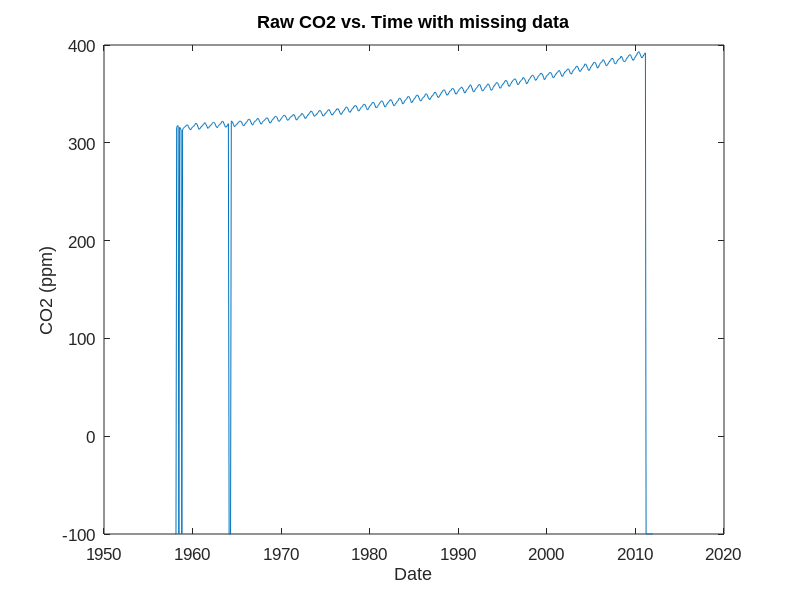
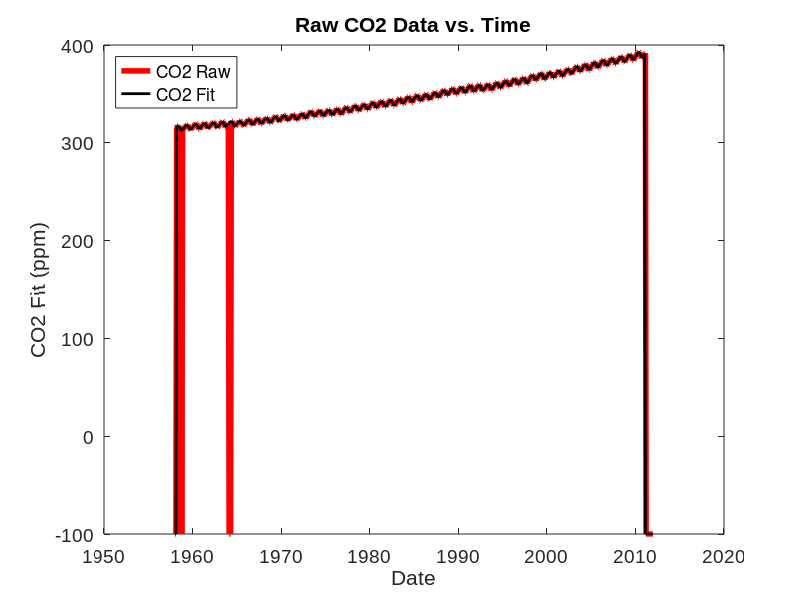
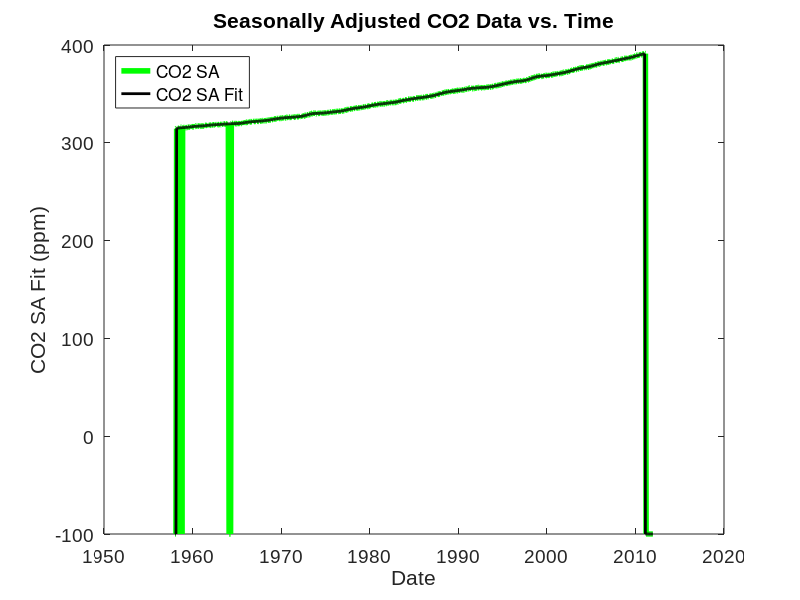
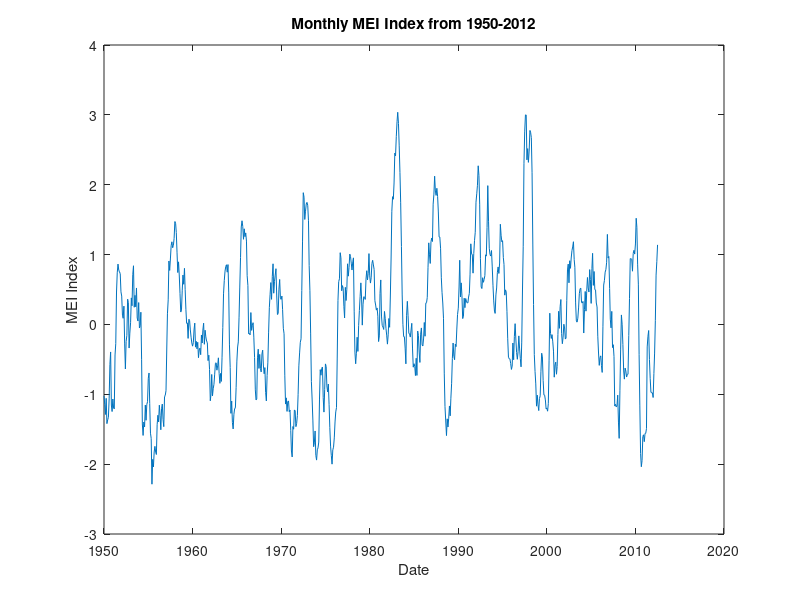

These figures' MATLAB source, in order: (Note: this script raises an error after producing the figures.)
%% Lab 1 Part 2, EOSC 442


clc
clear
close all

%% Part 1: Loading Mauna Loa Data
% File identifier
fid = fopen('monthly_maunaloa_co2.csv');
% Format of data in each column: %f=float, %d=integer, %s=string
format = '%f %f %f %f %f %f %f %f %f %f';
% textscan function using previous two variables and 'Headerlines' option 
% (number of header lines) and 'Delimiter' separating columns option (e.g.
% comma, space, tab)
mauna_loa_data = textscan(fid, format, 'HeaderLines', 57,...
    'Delimiter', ',');

% Pulling out cell arrays (vectors stored in a cell) from our loaded data
% and saving them as an individual vectors of data
co2_date = mauna_loa_data{4};
co2 = mauna_loa_data{5};
co2sa = mauna_loa_data{6};
co2fit = mauna_loa_data{7};
co2safit = mauna_loa_data{8};

% Plotting raw CO2 data against date acquired
figure; plot(co2_date,co2); xlabel('Date'); ylabel('CO2 (ppm)')
    title('Raw CO2 vs. Time with missing data')
        set(gca, 'FontName', 'Arial'); set(gca, 'FontSize', 12)

% Changing empty data entries (indicated by -99.99 value for this dataset)
% to NaN's
co2(co2==-99.99)=NaN;
co2sa(co2sa==-99.99)=NaN;
co2fit(co2fit==-99.99)=NaN;
co2safit(co2safit==-99.99)=NaN;

% Plotting all raw CO2 data with fitted curve overplotted
figure; plot(co2_date,co2,'r-','linewidth',4);
        xlabel('Date'); ylabel('CO2 (ppm)'); hold on
        plot(co2_date,co2fit,'k-','linewidth',2); xlabel('Date');
        ylabel('CO2 Fit (ppm)'); hold on
        title('Raw CO2 Data vs. Time')
        legend('CO2 Raw','CO2 Fit','location','northwest')
        set(gca, 'FontName', 'Arial'); set(gca, 'FontSize', 14)
% Plotting seasonally adjusted CO2 data with fitted curve overplotted
figure; plot(co2_date,co2sa,'g-','linewidth',4);
        xlabel('Date'); ylabel('CO2 Seasonally Adjusted (ppm)'); hold on
        plot(co2_date,co2safit,'k-','linewidth',2); xlabel('Date');
        ylabel('CO2 SA Fit (ppm)'); hold on
        title('Seasonally Adjusted CO2 Data vs. Time')
        legend('CO2 SA','CO2 SA Fit','location','northwest')
        set(gca, 'FontName', 'Arial'); set(gca, 'FontSize', 14)
        
 %% Part 2: Loading MEI Data

% Download MEI.html file from connect and open it in a text editor that
% will allow you to save it as a .txt file. I used Microsoft Word for this.
% Textedit app on Mac did not let me save it as a .txt file, only as a .rtf
% file that did not work.
% Follow instructions in lab manual to prepare data file for loading into
% Matlab. Read all metadata and descriptions of dataset before deleting
% text in the data file!!!

% Loading MEI data
M = load('MEI_data_only.txt');

% Take data (without date/year column) and make into its own matrix
N = M(:,2:end);
% Find total number of elements in N matrix
len = length(N(:,1)).*length(N(1,:));
% Reshape N into one long vector
mei = reshape(N',[len 1]);

meidatevec = zeros(12*length(M(:,1)),6);
row =  1;

for i = M(1,1):M(end,1)
    for j = 1:12
        meidatevec(row,:) = [i,j,1,0,0,0];
        row = row + 1;
    end
end
checkmeidatevec=meidatevec
meidatevec = datenum(meidatevec);
figure; plot(meidatevec,mei)
    datetick; xlabel('Date'); ylabel('MEI Index')
    title('Monthly MEI Index from 1950-2012')
    


%% Understanding how Matlab stores date information
% Today's date
date
% Today's date in vector format
datevec(date)
% Today's date in day since year zero format- this is used for plotting!
datenum(date)

% Example of how to make plot with datenum command
today = datenum(date);
exm_dates = today : 0.5 : (today+10);	% increments of 1/2 day
exm_data = sin(0:20);
figure; plot(exm_dates, exm_data); xlabel('Date (MM/DD)')
    ylabel('Some dumb sinusoidal function')
    title('Example of Making Plot with datenum command')
        set(gca, 'FontName', 'Arial'); set(gca, 'FontSize', 14)

% Change date numbers into MM/DD format on plot
datetick

% Use nested for loop to create date vector with data reported every 3
% months
my_datevectors = []; row = 0;
    for year=2011:2012
        for month=1:3:12
            row = row + 1;
            my_datevectors(row, :)=[year month 1 0 0 0];
        end
    end

% Transform date vectors into date numbers
my_datenumbers = datenum(my_datevectors);

%% Part 3 - Import Your Own Data

MSL_dat = load('MSL_Global_1993_2016.txt');

date = datenum(MSL_dat(:,1));
MSL = MSL_dat(:,2); % MSL data in mm

figure; plot(date,MSL)
xlabel('Year');ylabel('Mean Sea Level (mm)')
title('Mean Sea Level (MSL) from 1993-2016')

% Done. YAY!